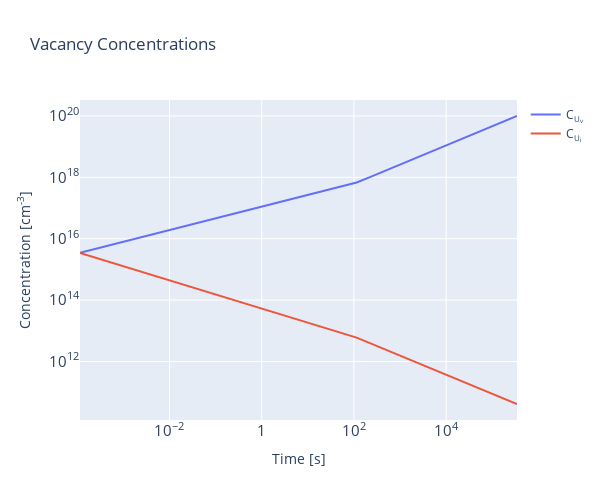
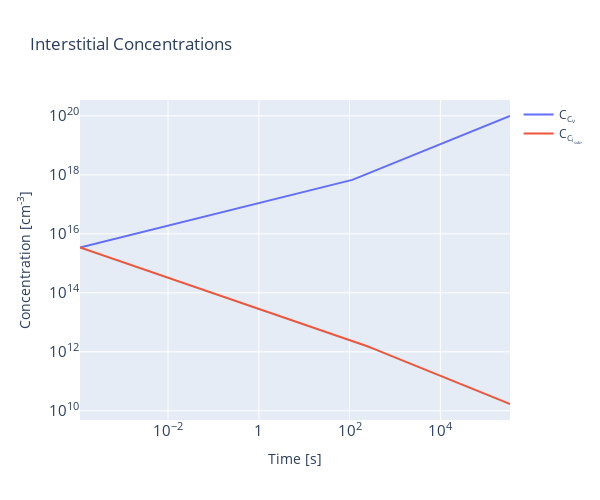
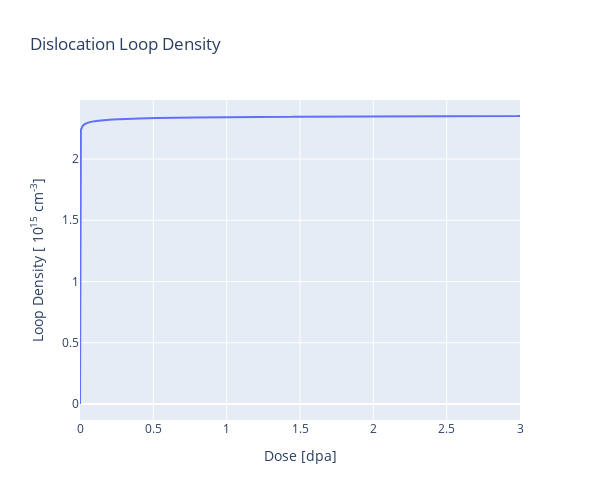
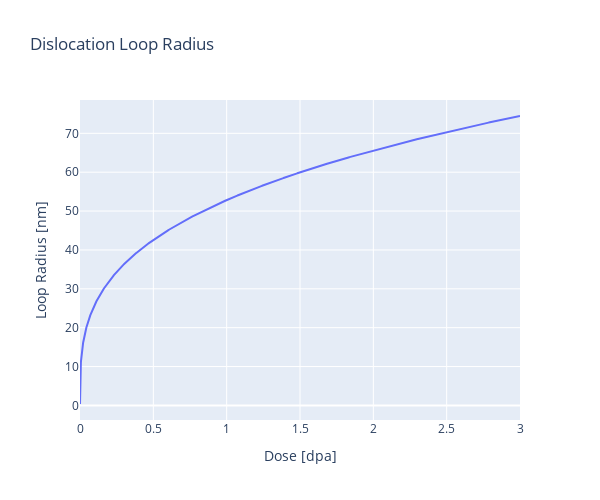

The notebook cell these images were saved under, in order:
### Code cell
# Interactive plots of full ODE solution
interactive_plots(results, G_0)

### Figure 1 — Plotly figure (JSON) as saved in the notebook; plotly's stock layout.template omitted (floating-point values rounded to 4 significant figures; data arrays with more than 128 entries replaced by an {"elided": "..."} marker saying what was removed)
{"data": [{"mode": "lines", "name": "C<sub>U<sub>v<sub><sub>", "type": "scatter", "x": {"elided": "3000 float values"}, "y": {"elided": "3000 float values"}}, {"mode": "lines", "name": "C<sub>U<sub>i<sub><sub>", "type": "scatter", "x": {"elided": "3000 float values"}, "y": {"elided": "3000 float values"}}], "layout": {"height": 500, "title": {"text": "Vacancy Concentrations"}, "width": 600, "xaxis": {"exponentformat": "power", "title": {"text": "Time [s]"}, "type": "log"}, "yaxis": {"exponentformat": "power", "title": {"text": "Concentration [cm<sup>-3</sup>]"}, "type": "log"}}}

### Figure 2 — Plotly figure (JSON) as saved in the notebook; plotly's stock layout.template omitted (floating-point values rounded to 4 significant figures; data arrays with more than 128 entries replaced by an {"elided": "..."} marker saying what was removed)
{"data": [{"mode": "lines", "name": "C<sub>C<sub>v<sub><sub>", "type": "scatter", "x": {"elided": "3000 float values"}, "y": {"elided": "3000 float values"}}, {"mode": "lines", "name": "C<sub>C<sub>i<sub>sub>", "type": "scatter", "x": {"elided": "3000 float values"}, "y": {"elided": "3000 float values"}}], "layout": {"height": 500, "title": {"text": "Interstitial Concentrations"}, "width": 600, "xaxis": {"exponentformat": "power", "title": {"text": "Time [s]"}, "type": "log"}, "yaxis": {"exponentformat": "power", "title": {"text": "Concentration [cm<sup>-3</sup>]"}, "type": "log"}}}

### Figure 3 — Plotly figure (JSON) as saved in the notebook; plotly's stock layout.template omitted (floating-point values rounded to 4 significant figures; data arrays with more than 128 entries replaced by an {"elided": "..."} marker saying what was removed)
{"data": [{"mode": "lines", "name": "N_L", "type": "scatter", "x": {"elided": "3000 float values"}, "y": {"elided": "3000 float values"}}], "layout": {"height": 500, "title": {"text": "Dislocation Loop Density"}, "width": 600, "xaxis": {"title": {"text": "Dose [dpa]"}}, "yaxis": {"title": {"text": "Loop Density [ 10<sup>15</sup> cm<sup>-3</sup>] "}}}}

### Figure 4 — Plotly figure (JSON) as saved in the notebook; plotly's stock layout.template omitted (floating-point values rounded to 4 significant figures; data arrays with more than 128 entries replaced by an {"elided": "..."} marker saying what was removed)
{"data": [{"mode": "lines", "name": "R_L", "type": "scatter", "x": {"elided": "3000 float values"}, "y": {"elided": "3000 float values"}}], "layout": {"height": 500, "title": {"text": "Dislocation Loop Radius"}, "width": 600, "xaxis": {"title": {"text": "Dose [dpa]"}}, "yaxis": {"title": {"text": "Loop Radius [nm]"}}}}
